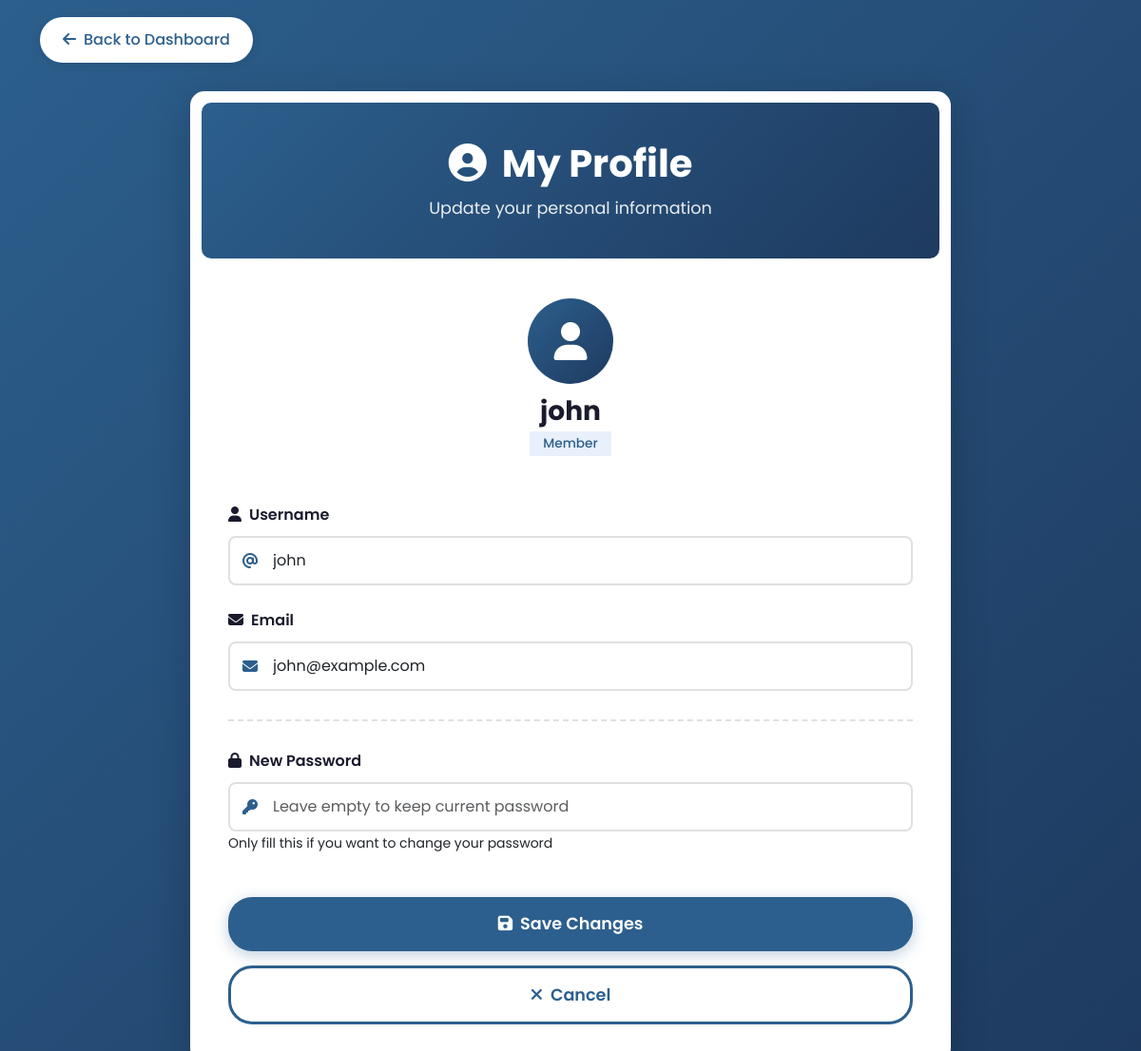
/profile (signed in), run on the app's committed database.
### tables this page shows
CREATE TABLE users (
    id INTEGER PRIMARY KEY AUTOINCREMENT,
    username TEXT UNIQUE NOT NULL,
    email TEXT UNIQUE NOT NULL,
    password TEXT NOT NULL,
    role TEXT DEFAULT 'member',
    location TEXT,
    contact_info TEXT,
    created_at TIMESTAMP DEFAULT CURRENT_TIMESTAMP
, is_blocked INTEGER DEFAULT 0);

### app.py (the view, shortened to what this page needs)
@app.route('/profile', methods=['GET', 'POST'])
@login_required
def profile():
    conn = get_db_connection()
    user = conn.execute('SELECT * FROM users WHERE id = ?',
                        (current_user.id,)).fetchone()
    conn.close()
    return render_template('profile.html', user=user)
    borrow_req = conn.execute('SELECT * FROM borrow_requests WHERE id = ?',
                              (request_id,)).fetchone()
    if borrow_req is None:
        flash('Request not found!', 'danger')
        conn.close()
        return redirect(url_for('dashboard'))
    book = conn.execute('SELECT * FROM books WHERE id = ?',
                        (borrow_req['book_id'],)).fetchone()
    if book['owner_id'] != current_user.id:
        flash('You are not authorized to do this!', 'danger')
        conn.close()
        return redirect(url_for('dashboard'))
    conn.execute('UPDATE borrow_requests SET status = "accepted" WHERE id = ?',
                 (request_id,))
    conn.execute('UPDATE books SET status = "borrowed" WHERE id = ?',
                 (borrow_req['book_id'],))
    conn.execute('''
        INSERT INTO borrow_transactions (book_id, borrower_id, owner_id, request_id, status)
        VALUES (?, ?, ?, ?, "borrowed")
    ''', (borrow_req['book_id'], borrow_req['borrower_id'], current_user.id, request_id))
    conn.commit()
    conn.close()
    flash('Request accepted! Book is now marked as borrowed.', 'success')
    return redirect(url_for('dashboard'))

### app.py (called while the page is built)
def get_db_connection():
    connection = sqlite3.connect('database.db')
    connection.row_factory = sqlite3.Row
    return connection

@login_manager.user_loader
def load_user(user_id):
    conn = get_db_connection()
    user = conn.execute('SELECT * FROM users WHERE id = ?', (user_id,)).fetchone()
    conn.close()
    if user:
        return User(user['id'], user['username'], user['email'], user['role'])
    return None

### templates/profile.html (shortened to what this page needs)
<!DOCTYPE html>
<html lang="en">
<head>
    <link href="https://cdn.jsdelivr.net/npm/bootstrap@5.3.0/dist/css/bootstrap.min.css" rel="stylesheet">
    <link rel="stylesheet" href="https://cdnjs.cloudflare.com/ajax/libs/font-awesome/6.4.0/css/all.min.css">
    <link rel="stylesheet" href="{{ url_for('static', filename='css/style.css') }}">
</head>
<body style="padding: 18px 0px 0px">
    <div class="container">
        <a href="{{ url_for('dashboard') }}" class="back-button">
            <i class="fas fa-arrow-left me-2"></i>Back to Dashboard
        </a>
        <div class="borrow-container">
            <div class="borrow-header">
                <h1><i class="fas fa-user-circle me-3"></i>My Profile</h1>
                <p>Update your personal information</p>
            </div>
            <div class="profile-avatar">
                <div class="avatar-circle">
                    <i class="fas fa-user"></i>
                </div>
                <h3 class="avatar-name">{{ user['username'] }}</h3>
                <span class="avatar-role">{{ user['role'] }}</span>
            </div>
            <div class="borrow-body">
                <form action="{{ url_for('profile') }}" method="POST">
                    <div class="form-section">
                        <label for="username" class="form-label">
                            <i class="fas fa-user me-2"></i>Username
                        </label>
                        <div class="input-icon">
                            <i class="fas fa-at"></i>
                            <input type="text" class="form-control" id="username" name="username"
                                value="{{ user['username'] }}" required>
                        </div>
                    </div>
                    <div class="form-section">
                        <label for="email" class="form-label">
                            <i class="fas fa-envelope me-2"></i>Email
                        </label>
                        <div class="input-icon">
                            <i class="fas fa-envelope"></i>
                            <input type="email" class="form-control" id="email" name="email" value="{{ user['email'] }}"
                                required>
                        </div>
                    </div>
                    <div class="section-divider"></div>
                    <div class="form-section">
                        <label for="new_password" class="form-label">
                            <i class="fas fa-lock me-2"></i>New Password
                        </label>
                        <div class="input-icon">
                            <i class="fas fa-key"></i>
                            <input type="password" class="form-control" id="new_password" name="new_password"
                                placeholder="Leave empty to keep current password">
                        </div>
                        <small class="image-hint">Only fill this if you want to change your password</small>
                    </div>
                    <button type="submit" class="btn-submit">
                        <i class="fas fa-save me-2"></i>Save Changes
                    </button>
                    <a href="{{ url_for('dashboard') }}" class="btn-cancel">
                        <i class="fas fa-times me-2"></i>Cancel
                    </a>
                </form>
            </div>
        </div>
    </div>
</body>
</html>

### static/css/style.css (style rules this page uses)
:root { --primary-dark: #1a1a2e; --primary-blue: #2c5f8d; --accent-navy: #1e3a5f; --accent-teal: #4a90a4; }
* { margin: 0; padding: 0; box-sizing: border-box; }
body { font-family: 'Poppins', sans-serif; background: linear-gradient(135deg, #2c5f8d 0%, #1e3a5f 100%); }
body { font-family: 'Poppins', sans-serif; background: linear-gradient(135deg, #2c5f8d 0%, #1e3a5f 100%); min-height: 100vh; padding: 0px 0; position: relative; overflow-x: hidden; }
.container { position: relative; z-index: 1; }
.back-button { background-color: white; color: var(--primary-blue); border: none; padding: 12px 24px; border-radius: 25px; font-weight: 500; box-shadow: 0 2px 10px rgba(0, 0, 0, 0.1); text-decoration: none; display: inline-block; margin-bottom: 30px; transition: all 0.3s ease; }
.borrow-container { background: white; border-radius: 15px; box-shadow: 0 10px 40px rgba(0, 0, 0, 0.2); overflow: hidden; max-width: 800px; margin: 0 auto; }
.borrow-header { background: linear-gradient(135deg, var(--primary-blue) 0%, var(--accent-navy) 100%); color: white; padding: 40px; border: 12px solid #fff; border-radius: 22px; text-align: center; }
.borrow-header h1 { font-size: 2.5rem; font-weight: bold; margin-bottom: 10px; }
.borrow-header p { font-size: 1.1rem; opacity: 0.9; margin-bottom: 0; }
.borrow-body { padding: 40px; }
.form-label { font-weight: 600; color: var(--primary-dark); margin-bottom: 10px; font-size: 1rem; }
.form-control, .form-select { border: 2px solid #e0e0e0; border-radius: 8px; padding: 12px 15px; font-size: 1rem; transition: all 0.3s ease; }
.input-icon { position: relative; }
.input-icon i { position: absolute; left: 15px; top: 50%; transform: translateY(-50%); color: var(--primary-blue); }
.input-icon .form-control { padding-left: 45px; }
.btn-submit { background: var(--primary-blue); color: white; border: none; padding: 15px 40px; border-radius: 25px; font-size: 1.1rem; font-weight: 600; width: 100%; margin-top: 20px; transition: all 0.3s ease; box-shadow: 0 4px 15px rgba(44, 95, 141, 0.3); }
.btn-cancel { background: #fff; color: var(--primary-blue); border: 3px solid var(--primary-blue); padding: 15px 40px; border-radius: 25px; font-size: 1.1rem; font-weight: 600; width: 100%; margin-top: 15px; transition: all 0.3s ease; text-decoration: none; display: block; text-align: center; }
.form-section { margin-bottom: 25px; }
.section-divider { border-top: 2px dashed #e0e0e0; margin: 30px 0; }
.profile-avatar { display: flex; flex-direction: column; align-items: center; padding: 30px 0 10px; }
.avatar-circle { width: 90px; height: 90px; background: linear-gradient(135deg, var(--primary-blue), var(--accent-navy)); border-radius: 50%; display: flex; align-items: center; justify-content: center; margin-bottom: 12px; }
.avatar-circle i { font-size: 2.5rem; color: white; }
.avatar-name { font-weight: 700; color: var(--primary-dark); margin-bottom: 4px; }
.avatar-role { background: #e8f0fb; color: var(--primary-blue); padding: 3px 14px; font-size: 0.85rem; font-weight: 500; text-transform: capitalize; }

### data on the page
users: username "john", role "Member", email "john@example.com"
